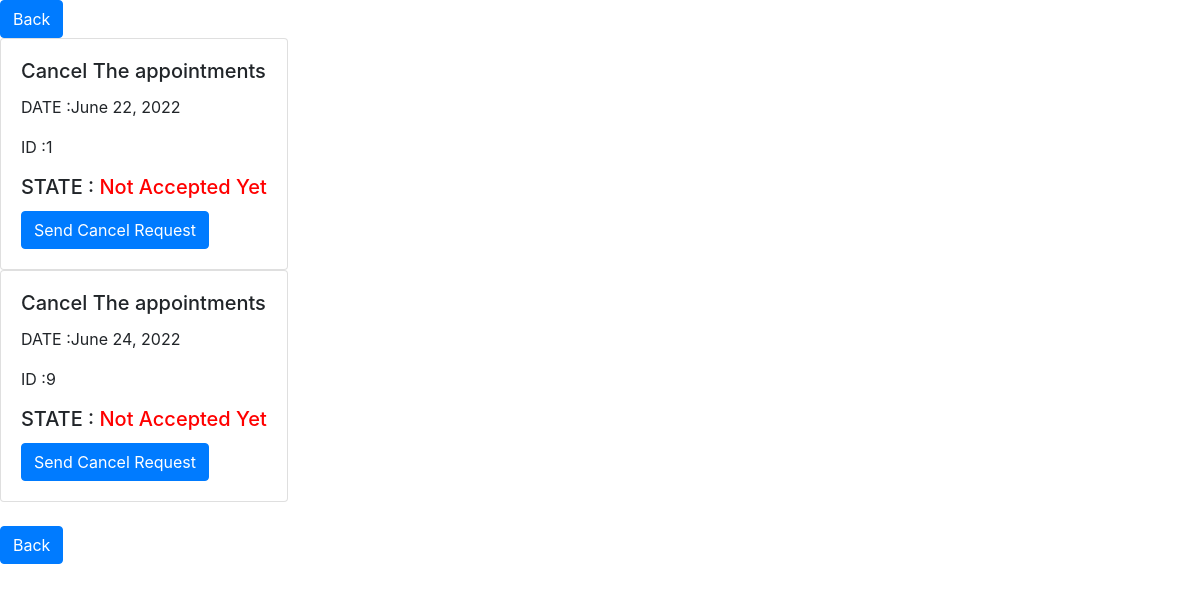
The page /Cancelforuser (signed in) on the database as committed earlier.
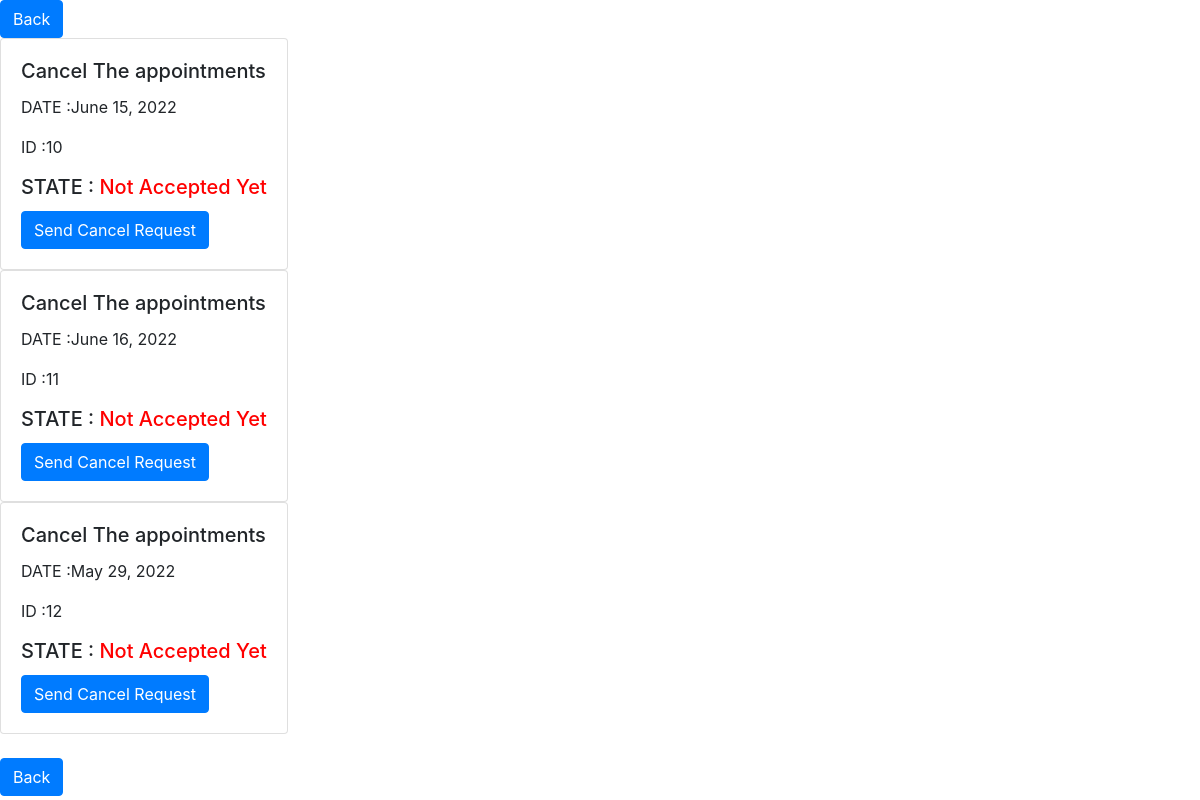
The same page on the database as committed later.
### aposite/models.py (models this page shows)
class appointments(models.Model):
    user = models.ForeignKey(User,on_delete=models.PROTECT)
    Reserve = models.DateField()
    Cancel =models.BooleanField(default=False)
    approve= models.BooleanField(default=False)
    make_as_missed = models.BooleanField(default=False)
    make_as_finished= models.BooleanField(default=False)

### aposite/views.py (the view)
# urls.py: path('Cancelforuser', views.Cancelforuser, name='Cancelforuser'),
@login_required(login_url='login')
def Cancelforuser(request):
    user= request.user
    query=appointments.objects.filter(user=user)
    return render(request, 'user_view/Cancelforuser.html',{'details':query})

### aposite/templates/user_view/Cancelforuser.html (shortened to what this page needs)
<!DOCTYPE html>
<html lang="en">
    <head>
        <link rel="stylesheet" href="https://maxcdn.bootstrapcdn.com/bootstrap/4.0.0/css/bootstrap.min.css">
    </head>
  <body>
    <a class="btn btn-primary" href="{%url 'UserViwe'%}">Back</a> <br>
      {% for i in details%}
    <div class="card" style="width: 18rem;">
        <div class="card-body">
          <h5 class="card-title">Cancel The appointments  </h5>
          <p class="card-text"> DATE :{{i.Reserve}}</p>
          <p class="card-text"> ID :{{i.id}}</p>
          {% if i.approve %}
          <h5 class="card-title">STATE : <span style="color: green">Accepted </span></h5>
            {%else%}
            <h5 class="card-title" >STATE : <span style="color: red">Not Accepted  Yet </span></h5>
            {%endif%}
         <a  href="{% url 'Cancelforuserbyid' i.id%}" class="btn btn-primary">Send Cancel Request</a>
        </div>
      </div>
          {%endfor%}
          <br>
          <a class="btn btn-primary" href="{%url 'UserViwe'%}">Back</a> <br>
</body>
</html>

Rows that differ between the two databases and show on the page:
removed appointments: Reserve "June 22, 2022", id "1", shows "STATE :", approve "Not Accepted Yet"
removed appointments: Reserve "June 24, 2022", id "9", shows "STATE :", approve "Not Accepted Yet"
added appointments: Reserve "June 15, 2022", id "10", shows "STATE :", approve "Not Accepted Yet"
added appointments: Reserve "June 16, 2022", id "11", shows "STATE :", approve "Not Accepted Yet"
added appointments: Reserve "May 29, 2022", id "12", shows "STATE :", approve "Not Accepted Yet"
